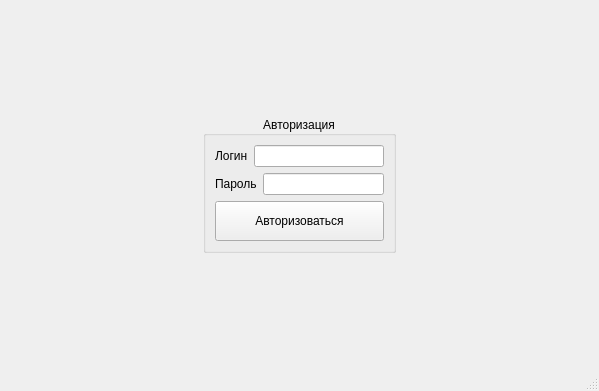
<?xml version="1.0" encoding="UTF-8"?>
<ui version="4.0">
 <class>MainWindow</class>
 <widget class="QMainWindow" name="MainWindow">
  <property name="geometry">
   <rect>
    <x>0</x>
    <y>0</y>
    <width>599</width>
    <height>391</height>
   </rect>
  </property>
  <property name="sizePolicy">
   <sizepolicy hsizetype="Expanding" vsizetype="Preferred">
    <horstretch>0</horstretch>
    <verstretch>0</verstretch>
   </sizepolicy>
  </property>
  <property name="windowTitle">
   <string>MainWindow</string>
  </property>
  <widget class="QWidget" name="centralwidget">
   <layout class="QGridLayout" name="gridLayout">
    <item row="2" column="2">
     <widget class="QGroupBox" name="groupBox">
      <property name="sizePolicy">
       <sizepolicy hsizetype="Preferred" vsizetype="Preferred">
        <horstretch>0</horstretch>
        <verstretch>0</verstretch>
       </sizepolicy>
      </property>
      <property name="title">
       <string>Авторизация</string>
      </property>
      <property name="alignment">
       <set>Qt::AlignCenter</set>
      </property>
      <layout class="QGridLayout" name="gridLayout_2">
       <item row="0" column="0">
        <layout class="QVBoxLayout" name="verticalLayout">
         <item>
          <layout class="QHBoxLayout" name="horizontalLayout_2">
           <item>
            <widget class="QLabel" name="label">
             <property name="text">
              <string>Логин</string>
             </property>
            </widget>
           </item>
           <item>
            <widget class="QLineEdit" name="login"/>
           </item>
          </layout>
         </item>
         <item>
          <layout class="QHBoxLayout" name="horizontalLayout">
           <item>
            <layout class="QHBoxLayout" name="horizontalLayout_3">
             <item>
              <widget class="QLabel" name="label_3">
               <property name="text">
                <string>Пароль</string>
               </property>
              </widget>
             </item>
             <item>
              <widget class="QLineEdit" name="password">
               <property name="echoMode">
                <enum>QLineEdit::Password</enum>
               </property>
              </widget>
             </item>
            </layout>
           </item>
          </layout>
         </item>
         <item>
          <widget class="QPushButton" name="pushButton">
           <property name="minimumSize">
            <size>
             <width>0</width>
             <height>40</height>
            </size>
           </property>
           <property name="text">
            <string>Авторизоваться</string>
           </property>
          </widget>
         </item>
        </layout>
       </item>
      </layout>
     </widget>
    </item>
    <item row="2" column="0">
     <spacer name="horizontalSpacer">
      <property name="orientation">
       <enum>Qt::Horizontal</enum>
      </property>
      <property name="sizeHint" stdset="0">
       <size>
        <width>40</width>
        <height>20</height>
       </size>
      </property>
     </spacer>
    </item>
    <item row="3" column="2">
     <spacer name="verticalSpacer_2">
      <property name="orientation">
       <enum>Qt::Vertical</enum>
      </property>
      <property name="sizeHint" stdset="0">
       <size>
        <width>20</width>
        <height>40</height>
       </size>
      </property>
     </spacer>
    </item>
    <item row="1" column="2">
     <spacer name="verticalSpacer">
      <property name="orientation">
       <enum>Qt::Vertical</enum>
      </property>
      <property name="sizeHint" stdset="0">
       <size>
        <width>20</width>
        <height>40</height>
       </size>
      </property>
     </spacer>
    </item>
    <item row="2" column="3">
     <spacer name="horizontalSpacer_2">
      <property name="orientation">
       <enum>Qt::Horizontal</enum>
      </property>
      <property name="sizeHint" stdset="0">
       <size>
        <width>40</width>
        <height>20</height>
       </size>
      </property>
     </spacer>
    </item>
   </layout>
  </widget>
  <widget class="QMenuBar" name="menubar">
   <property name="geometry">
    <rect>
     <x>0</x>
     <y>0</y>
     <width>599</width>
     <height>22</height>
    </rect>
   </property>
  </widget>
  <widget class="QStatusBar" name="statusbar"/>
 </widget>
 <resources/>
 <connections/>
</ui>
